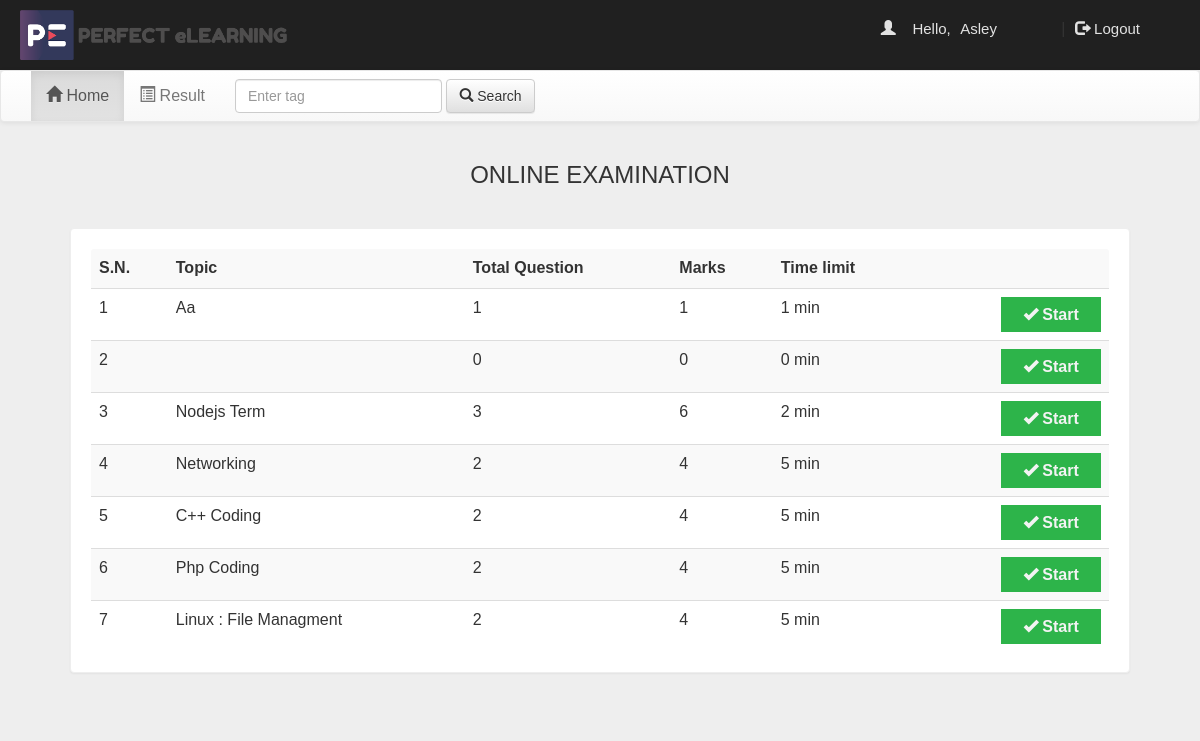
The app's page /account.php?q=1 (signed in) with its own data.
### tables this page shows
CREATE TABLE `quiz` (
  `id` int(100) NOT NULL,
  `eid` text NOT NULL,
  `title` varchar(100) NOT NULL,
  `sahi` int(11) NOT NULL,
  `wrong` int(11) NOT NULL,
  `total` int(11) NOT NULL,
  `time` bigint(20) NOT NULL,
  `intro` text NOT NULL,
  `tag` varchar(100) NOT NULL,
  `date` timestamp NOT NULL DEFAULT current_timestamp() ON UPDATE current_timestamp()
);

### account.php (the view, shortened to what this page needs)
<!DOCTYPE html PUBLIC "-//W3C//DTD XHTML 1.0 Transitional//EN" "http://www.w3.org/TR/xhtml1/DTD/xhtml1-transitional.dtd">
<html xmlns="http://www.w3.org/1999/xhtml">
<head>
<link  rel="stylesheet" href="css/bootstrap.min.css"/>
 <link  rel="stylesheet" href="css/bootstrap-theme.min.css"/>
 <link rel="stylesheet" href="css/main.css">
 <link  rel="stylesheet" href="css/font.css">
</head>
<body>
<div class="header">
<div class="row">
<div class="col-lg-6">
<span class="logo"><img src="image/logo.png" alt="logo" class="img-responsive mt-5" style="width:auto; height:50px; margin: 10px 20px;"></span></div>
<div class="col-md-4 col-md-offset-2">
 <?php
 include_once 'dbConnection.php';
  if(!(isset($_SESSION['email']))){
header("location:index.php");
}
else
{
$name = $_SESSION['name'];
$email=$_SESSION['email'];
echo '<span class="pull-right top title1" ><span class="log1"><span class="glyphicon glyphicon-user" aria-hidden="true"></span>&nbsp;&nbsp;&nbsp;&nbsp;Hello,</span> <a href="account.php?q=1" class="log log1">'.$name.'</a>&nbsp;|&nbsp;<a href="logout.php?q=account.php" class="log"><span class="glyphicon glyphicon-log-out" aria-hidden="true"></span>&nbsp;Logout</button></a></span>';
}?>
</div>
</div></div>
<div class="bg">
<nav class="navbar navbar-default title1">
  <div class="container-fluid">
    <div class="collapse navbar-collapse" id="bs-example-navbar-collapse-1">
      <ul class="nav navbar-nav">
        <li <?php if(@$_GET['q']==1) echo'class="active"'; ?> ><a href="account.php?q=1"><span class="glyphicon glyphicon-home" aria-hidden="true"></span>&nbsp;Home<span class="sr-only">(current)</span></a></li>
        <li <?php if(@$_GET['q']==2) echo'class="active"'; ?>><a href="account.php?q=2"><span class="glyphicon glyphicon-list-alt" aria-hidden="true"></span>&nbsp;Result</a></li>
  </ul>
            <form class="navbar-form navbar-left" role="search">
        <div class="form-group">
          <input type="text" class="form-control" placeholder="Enter tag ">
        </div>
        <button type="submit" class="btn btn-default"><span class="glyphicon glyphicon-search" aria-hidden="true"></span>&nbsp;Search</button>
      </form>
      </div>
  </div>
</nav>
<div class="container">
<div class="row">
<div class="col-md-12">
<?php if(@$_GET['q']==1) {
echo "<h3 class='text-center'>ONLINE EXAMINATION</h3>";
$result = mysqli_query($con,"SELECT * FROM quiz ORDER BY date DESC") or die('Error');
echo  '<div class="panel"><table class="table table-striped title1">
<tr><td><b>S.N.</b></td><td><b>Topic</b></td><td><b>Total Question</b></td><td><b>Marks</b></td><td><b>Time limit</b></td><td></td></tr>';
$c=1;
while($row = mysqli_fetch_array($result)) {
	$title = $row['title'];
	$total = $row['total'];
	$sahi = $row['sahi'];
    $time = $row['time'];
	$eid = $row['eid'];
$q12=mysqli_query($con,"SELECT score FROM history WHERE eid='$eid' AND email='$email'" )or die('Error98');
$rowcount=mysqli_num_rows($q12);
if($rowcount == 0){
	echo '<tr><td>'.$c++.'</td><td>'.$title.'</td><td>'.$total.'</td><td>'.$sahi*$total.'</td><td>'.$time.'&nbsp;min</td>
	<td><b><a href="account.php?q=quiz&step=2&eid='.$eid.'&n=1&t='.$total.'" class="pull-right btn sub1" style="margin:0px;background:#2db44a; border-radius:0%"><span class="glyphicon glyphicon-ok" aria-hidden="true"></span>&nbsp;<span class="title1"><b>Start</b></span></a></b></td></tr>';
}
}
echo '</table></div>';
}?>
</div></div></div></div>
</body>
</html>

### css/main.css (style rules this page uses)
body { overflow-x: hidden; width: 100%; font: 15px "Century Gothic", "Times Roman", sans-serif; background: #eee; min-height: 550px; background-attachment: fixed; }
.bg { min-height: 540px; }
.panel { border-color: #eee; margin: 40px; padding: 20px; font: 15px "Century Gothic", "Times Roman", sans-serif; }
.header { background: #202020; height: 70px; }
.logo { font-family: "typo"; font-size: 45px; color: #e2e2e2; margin: 15px; }
.title1 { font: 16px "Century Gothic", "Times Roman", sans-serif; }
.sub1 { width: 90px; color: #f3f3f3; background: #148496; font-size: 15px; height: 35px; margin: 20px; width: 100px; }
.top { margin-top: 20px; }
.log1 { font: 15px "Ubuntu", sans-serif; color: #e2e2e2; margin-left: 10px; }
.log { margin: 10px; margin-right: 60px; margin-left: 5px; color: #e2e2e2; text-decoration: none; font-size: 20px; font-size: 15px; }

### records on screen
quiz: title "Aa", total "1", $sahi*$total "1", time "1"
quiz: total "0", $sahi*$total "0", time "0"
quiz: title "Nodejs Term", total "3", $sahi*$total "6", time "2"
quiz: title "Networking", total "2", $sahi*$total "4", time "5"
quiz: title "C++ Coding", total "2", $sahi*$total "4", time "5"
quiz: title "Php Coding", total "2", $sahi*$total "4", time "5"
quiz: title "Linux : File Managment", total "2", $sahi*$total "4", time "5"

### other values on screen
$name "Asley"
